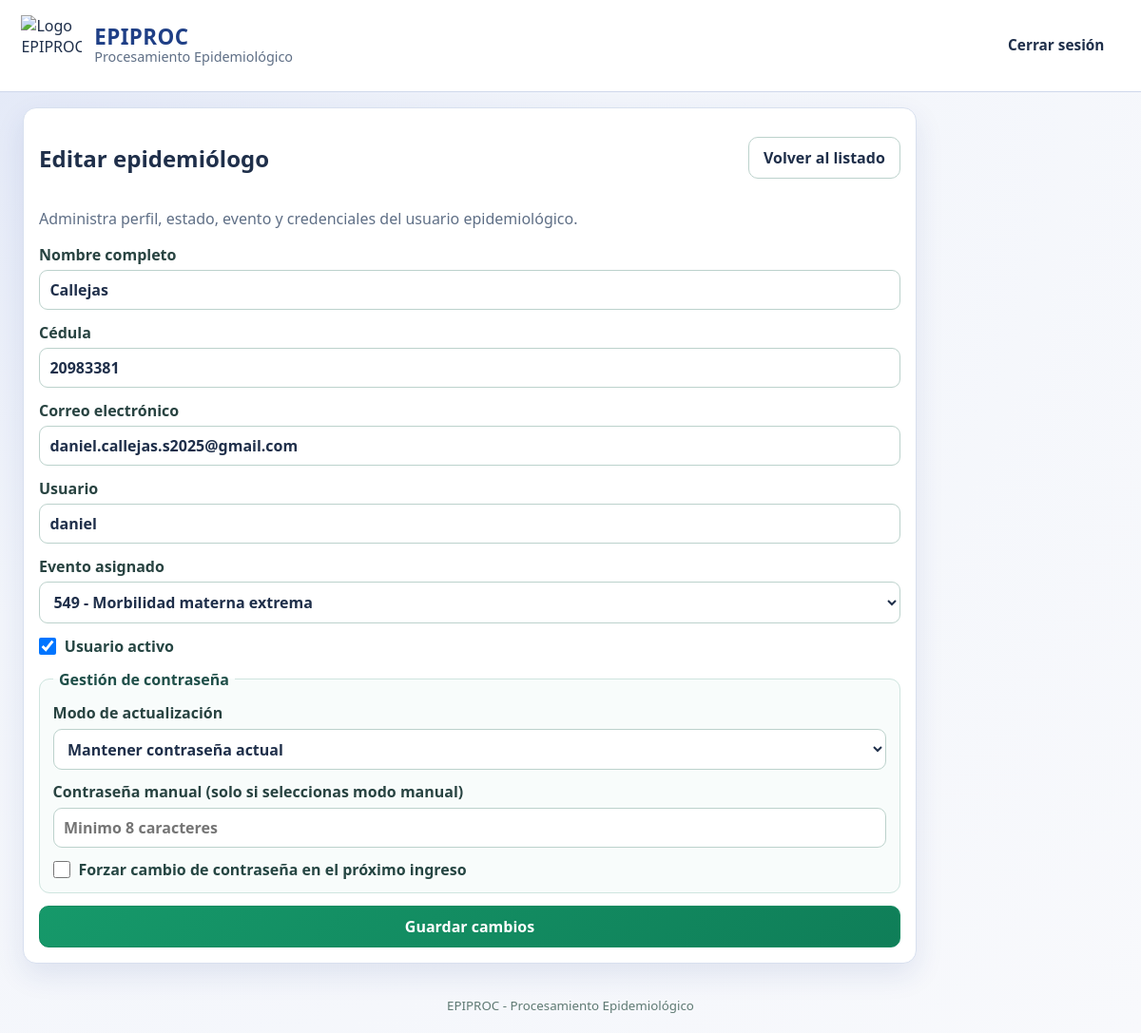
/admin/epidemiologos/2/editar (signed in), run on an earlier commit of the app's database.
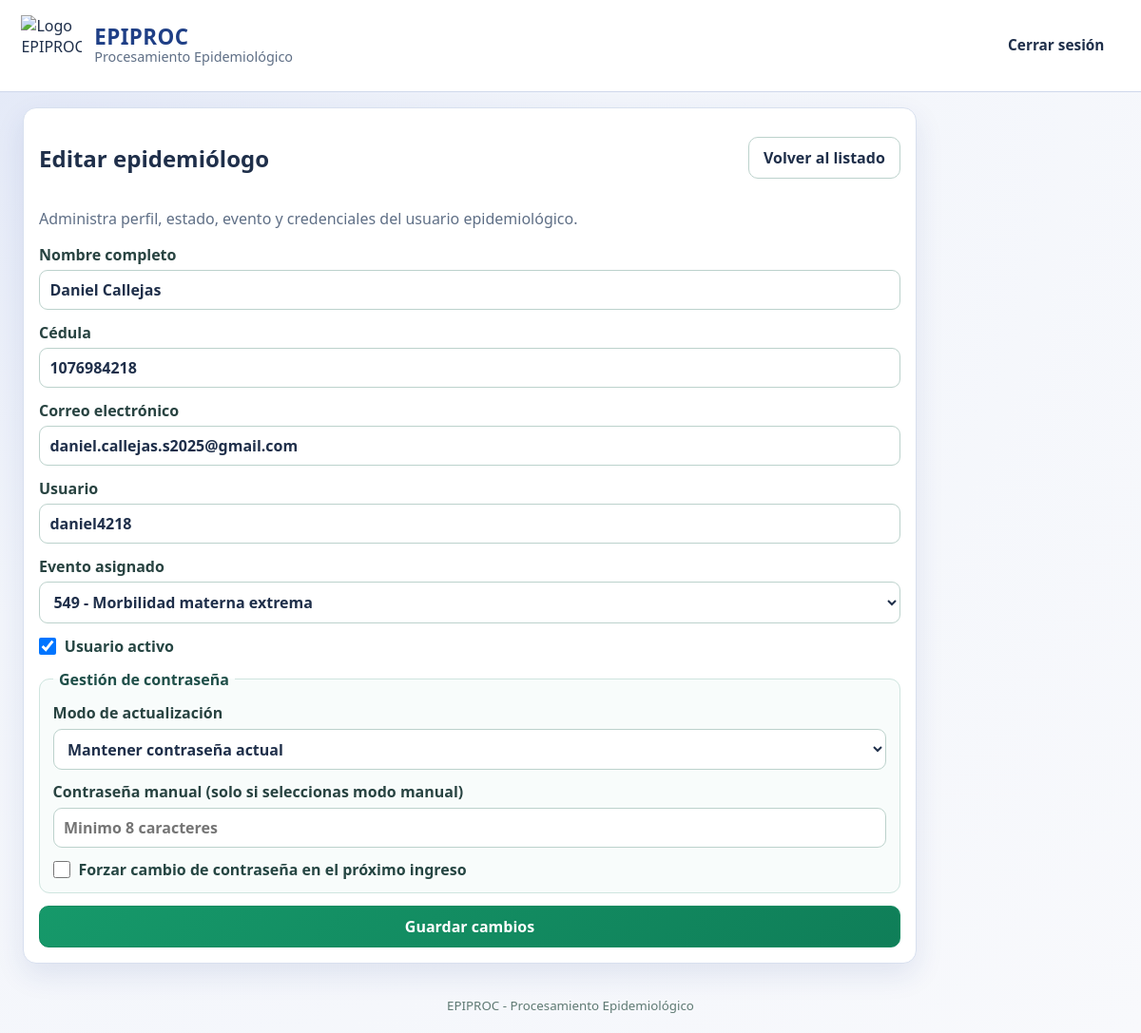
And on a later commit of the database.
### epiproc_web/models.py (models this page shows, shortened)
class User(db.Model):
    __tablename__ = "users"
    id = db.Column(db.Integer, primary_key=True)
    username = db.Column(db.String(80), unique=True, nullable=False)
    password_hash = db.Column(db.String(255), nullable=False)
    password_visible = db.Column(db.String(255), nullable=True)
    role = db.Column(db.String(30), nullable=False, index=True)
    full_name = db.Column(db.String(150), nullable=False)
    cedula = db.Column(db.String(30), unique=True, nullable=False)
    email = db.Column(db.String(150), unique=True, nullable=False)
    assigned_event_code = db.Column(db.Integer, db.ForeignKey("events.code"), nullable=True)
    must_change_password = db.Column(db.Boolean, default=False, nullable=False)
    is_active = db.Column(db.Boolean, default=True, nullable=False)
    credentials_updated_at = db.Column(db.DateTime, nullable=True)
    created_at = db.Column(db.DateTime, default=datetime.utcnow, nullable=False)
    updated_at = db.Column(db.DateTime, default=datetime.utcnow, onupdate=datetime.utcnow, nullable=False)
    bulletins = db.relationship("Bulletin", back_populates="author", lazy=True)

class Event(db.Model):
    __tablename__ = "events"
    code = db.Column(db.Integer, primary_key=True)
    name = db.Column(db.String(200), nullable=False)
    active = db.Column(db.Boolean, default=True, nullable=False)
    users = db.relationship("User", backref="assigned_event", lazy=True)
    bulletins = db.relationship("Bulletin", back_populates="event", lazy=True)

### epiproc_web/app.py (the view, shortened to what this page needs)
    @app.route("/admin/epidemiologos/<int:user_id>/editar", methods=["GET", "POST"])
    @role_required(UserRole.SECRETARIO)
    def admin_epi_edit(user_id: int):
        user = User.query.get_or_404(user_id)
        if user.role != UserRole.EPIDEMIOLOGO:
            abort(400)
        eventos = Event.query.filter_by(active=True).order_by(Event.code.asc()).all()
        return render_template("admin_epi_form.html", eventos=eventos, user_obj=user, mode="edit")

### epiproc_web/app.py (called while the page is built)
def current_user() -> Optional[User]:
    uid = session.get("user_id")
    if not uid:
        return None
    return User.query.get(uid)

def login_required(view):
    @wraps(view)
    def wrapped(*args, **kwargs):
        user = current_user()
        if not user:
            flash("Debes iniciar sesión para continuar.", "error")
            return redirect(url_for("login", next=request.path))
        if not user.is_active:
            session.clear()
            flash("Tu usuario está inactivo. Contacta al Secretario de Salud.", "error")
            return redirect(url_for("login"))
        return view(*args, **kwargs)
    return wrapped

def role_required(*roles: str):
    def decorator(view):
        @wraps(view)
        @login_required
        def wrapped(*args, **kwargs):
            user = current_user()
            if not user or user.role not in roles:
                abort(403)
            return view(*args, **kwargs)
        return wrapped
    return decorator

### epiproc_web/templates/admin_epi_form.html (shortened to what this page needs)
{% extends 'base.html' %}
{% block content %}
<section class="card form-card secretary-form-card">
    <div class="secretary-form-head">
        <h2>{{ 'Editar epidemiólogo' if mode == 'edit' else 'Crear epidemiólogo' }}</h2>
        <a class="btn" href="{{ url_for('admin_epi_list') }}">Volver al listado</a>
    </div>
    {% if mode == 'edit' %}
        <p class="muted">Administra perfil, estado, evento y credenciales del usuario epidemiológico.</p>
    {% else %}
        <p class="muted">Se generará usuario automático y contraseña temporal totalmente aleatoria, visible al finalizar el registro.</p>
    {% endif %}
    <form
        method="post"
        class="form-grid"
        id="epidemiologoForm"
        data-mode="{{ mode }}"
        novalidate
    >
        <label>Nombre completo
            <input
                type="text"
                name="full_name"
                id="epi-nombre"
                required
                minlength="6"
                maxlength="150"
                value="{{ user_obj.full_name if user_obj else '' }}"
            >
        </label>
        <label>Cédula
            <input
                type="text"
                name="cedula"
                id="epi-cedula"
                required
                pattern="[0-9]{6,20}"
                value="{{ user_obj.cedula if user_obj else '' }}"
            >
        </label>
        <label>Correo electrónico
            <input
                type="email"
                name="email"
                id="epi-correo"
                required
                maxlength="180"
                value="{{ user_obj.email if user_obj else '' }}"
            >
        </label>
        {% if mode == 'edit' %}
            <label>Usuario
                <input type="text" name="username" required minlength="4" maxlength="80" value="{{ user_obj.username if user_obj else '' }}">
            </label>
        {% endif %}
        <label>Evento asignado
            <select
                name="assigned_event"
                id="epi-evento"
            >
                {% for e in eventos %}
                    <option value="{{ e.code }}" {% if user_obj and user_obj.assigned_event_code == e.code %}selected{% endif %}>{{ e.code }} - {{ e.name }}</option>
                {% endfor %}
            </select>
        </label>
        {% if mode == 'edit' %}
            <label class="checkline">
                <input type="checkbox" name="is_active" {% if user_obj and user_obj.is_active %}checked{% endif %}>
                <span>Usuario activo</span>
            </label>
            <fieldset class="admin-cred-fieldset">
                <legend>Gestión de contraseña</legend>
                <label>Modo de actualización
                    <select name="password_mode">
                        <option value="keep">Mantener contraseña actual</option>
                    </select>
                </label>
                <label>Contraseña manual (solo si seleccionas modo manual)
                    <input type="text" name="manual_password" minlength="8" maxlength="120" placeholder="Minimo 8 caracteres">
                </label>
                <label class="checkline">
                    <input type="checkbox" name="must_change_password">
                    <span>Forzar cambio de contraseña en el próximo ingreso</span>
                </label>
            </fieldset>
        {% endif %}
        <button class="btn btn-primary" type="submit" id="epi-submit-btn">{{ 'Guardar cambios' if mode == 'edit' else 'Crear usuario' }}</button>
    </form>
</section>
{% endblock %}

What changed in the data, as far as the page shows it:
changed User "daniel.callejas.s2025@gmail.com": full_name "Callejas" → "Daniel Callejas"; cedula "20983381" → "1076984218"; username "daniel" → "daniel4218"
